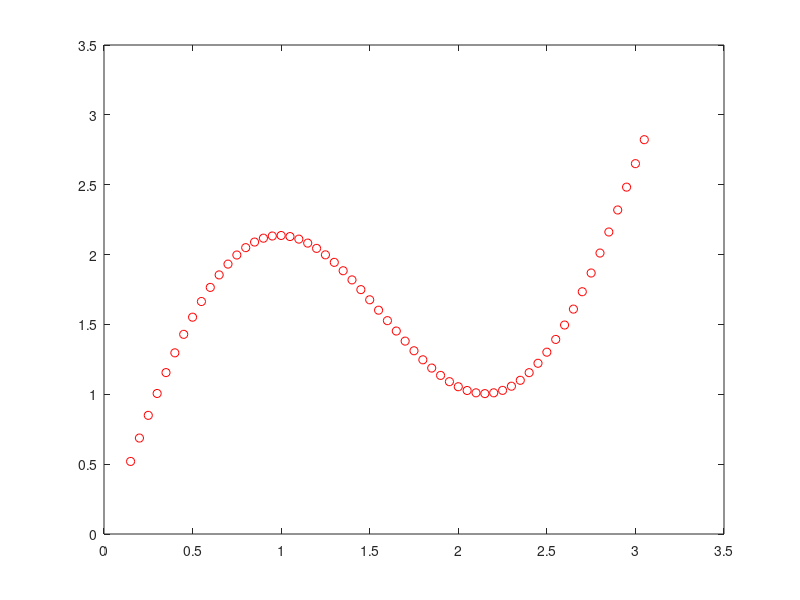

Reproduce this figure in MATLAB. (Note: this script raises an error after producing the figure.)
% Demonstrates the GTM with a 2D target space and a 1D latent space.
%
%		This script generates a simple data set in 2 dimensions, 
%		with an intrinsic dimensionality of 1, and trains a GTM 
%		with a 1-dimensional latent variable to model this data 
%		set, visually illustrating the training process
%
% Synopsis:	gtm_demo
%
% Notes:	The script generates a number of variables which may
%		overwrite variables already existing in the workspace.
%		The generated variables remain in the work space after
%		the script has finished executing.
%

% Version:	The GTM Toolbox v1.0 beta
%
% Copyright:	The GTM Toolbox is distributed under the GNU General Public 
%		Licence (version 2 or later); please refer to the file 
%		licence.txt, included with the GTM Toolbox, for details.
%
%		(C) Copyright Markus Svensen, 1996


%%%%% Generate and plot a 2D data set %%%%%

fprintf(['\nYou''ve started the GTM demo, please wait while ', ...
	 'data is being generated.\n\n']);
T = [0.15:0.05:3.05]';
T = [T (T + 1.25*sin(2*T))];
clf;
plot(T(:,1), T(:,2), 'ro');
axis([0 3.5 0 3.5]);
set(gca,'XTickLabels',[],'YTickLabels',[]);
fprintf([...
'The figure shows data generated by feeding a 1D uniform distribution\n', ...
'(on the X-axis) through a non-linear function (y = x + 1.25*sin(2*x))\n', ...
'\nPress any key to continue ...\n\n']);
pause;



%%%%% Generate a unit circle figure, to be used for plotting %%%%%

src = [0:(2*pi)/(20-1):2*pi]';
unitC = [sin(src) cos(src)];



%%%%% Generate and plot (along with the data) an initial GTM model %%%%%

fprintf('Please wait while the GTM model is set up.\n\n');
[X, MU, FI, W, b] = gtm_stp1(T, 20, 5, 2);
Y =  FI*W;
hold off;
plot(Y(:,1),  Y(:,2), 'g');
hold on;
for i=1:20
  c = 2*unitC*sqrt(1/b) + [ones(20,1)*Y(i,1) ones(20,1)*Y(i,2)];
  fill(c(:,1), c(:,2), [0.8 1 0.8]);
end
plot(T(:,1), T(:,2), 'ro');
plot(Y(:,1),  Y(:,2), 'g+');
plot(Y(:,1),  Y(:,2), 'g');
axis([0 3.5 0 3.5]);
set(gca,'XTickLabels',[],'YTickLabels',[]);
drawnow;
title('Initial configuration');
fprintf([...
'The figure shows the starting point for the GTM, before the training.\n', ...
'A discrete latent variable distribution of 20 points in 1 dimension \n', ...
'is mapped to the 1st principal component of the target data.\n', ...
'Each of the 20 points defines the centre of a Gaussian in a Gaussian \n', ...
'mixture, marked by the green ''+''-signs. The mixture components have \n', ...
'all equal variance, illustrated by the filled circle around each \n', ...
'''+''-sign, the raddii corresponding to 2 standard deviations.\n', ...
'The ''+''-signs are connected with a line according to their \n', ...
'corresponding ordering in latent space.\n\n', ...
'Press any key to begin training ...\n\n']);
pause;



%%%% Train the GTM and plot it (along with the data) as training proceeds %%%%

for j = 1:15
  [W, b] = gtm_trn(T, FI, W, 0.0, 1, b, 'quiet');
  hold off;
  Y =  FI*W;
  plot(Y(:,1),  Y(:,2), 'g');
  hold on;
  for i=1:20
    c = 2*unitC*sqrt(1/b) + [ones(20,1)*Y(i,1) ones(20,1)*Y(i,2)];
    fill(c(:,1), c(:,2), [0.8 1.0 0.8]);
  end
  plot(T(:,1), T(:,2), 'ro');
  plot(Y(:,1),  Y(:,2), 'g+');
  plot(Y(:,1),  Y(:,2), 'g');
  axis([0 3.5 0 3.5]);
  set(gca,'XTickLabels',[],'YTickLabels',[]);
  title(['After ', int2str(j),' iterations of training.']);
  drawnow;
  if (j == 4)
    fprintf([...
'The GTM initiallaly adapts relatively quickly - already after \n', ...
'4 iterations of training, a rough fit is attained.\n\n', ...
'Press any key to continue training ...\n\n']);
    pause;
  elseif (j == 8)
    fprintf([...
'After another 4 iterations of training:  from now on further \n', ...
'training only makes small changes to the mapping, which combined with \n', ...
'decrements of the Gaussian mixture variance, optimize the fit in \n', ...
'terms of likelihood.\n\n', ...
'Press any key to continue training ...\n\n']);
    pause;
  else
    pause(1);
  end
end


fprintf([...
'After 15 iterations of training the GTM can be regarded as converged. \n', ...
'Is has been adapted to fit the target data distribution as well \n', ...
'as possible, given prior smoothness constraints on the mapping. It \n', ...
'captures the fact that the probabilty density is higher at the two \n', ...
'bends of the curve, and lower towards its end points.\n\n', ...
'Thanks for your interest in running the GTM demo.\n\n']);





